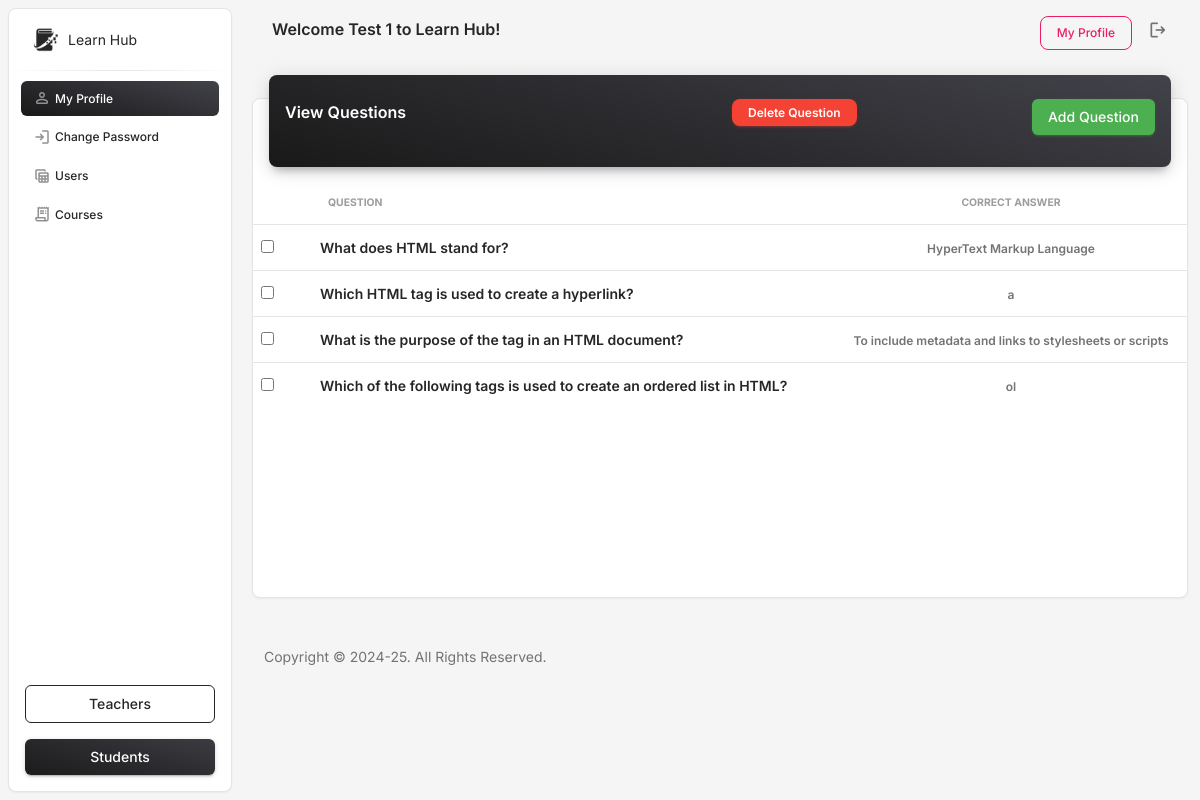
Page /view_question.php?vquiz=1 (signed in) on the committed database.
### tables this page shows
CREATE TABLE `questions` (
  `Question_ID` int(11) NOT NULL,
  `QuestionText` text DEFAULT NULL,
  `CorrectAnswer` text DEFAULT NULL,
  `Quiz_ID` int(11) DEFAULT NULL
);

### view_question.php (the view, shortened to what this page needs)
<?php
include("includes/config.php");
?>
<!DOCTYPE html>
<html lang="en">
<head>
<link href="assets/css/nucleo-icons.css" rel="stylesheet" />
<link href="assets/css/nucleo-svg.css" rel="stylesheet" />
<link id="pagestyle" href="assets/css/material-dashboard.css?v=3.2.0" rel="stylesheet" />
</head>
<body class="g-sidenav-show  bg-gray-100">
<?php
include('includes/sidebar.php');
?>
<main class="main-content position-relative max-height-vh-100 h-100 border-radius-lg ">
  <?php
include('includes/header.php');
?>
  <div class="container-fluid py-2">
    <div class="row">
      <div class="col-12">
        <div class="card my-4">
          <div class="card-header p-0 position-relative mt-n4 mx-3 z-index-2">
            <div class="bg-gradient-dark shadow-dark border-radius-lg pt-4 pb-3">
              <div class="row">
                <div class="col-6">
                  <h6 class="text-white text-capitalize ps-3">View Questions</h6>
                </div>
                <div class="col-6">
				<a href="javascript:;" class="btn btn-sm btn-danger font-weight-bold text-xs" data-toggle="tooltip" data-original-title="Delete user" onClick="deleteQuestion();"> Delete Question</a>
                  <a href="add_question.php?vquiz=<?php echo $_GET['vquiz'];?>" class="btn btn-success float-end me-3">Add Question</a>
                </div>
              </div>
            </div>
          </div>
          <div class="card-body px-0 pb-2">
            <div class="table-responsive p-0">
			<form method="post" class="my-form" action="view_question.php?vquiz=<?php echo $_GET['vquiz'];?>">
              <table class="table align-items-center mb-0">
                <thead>
                  <tr>
				  <th class="text-secondary opacity-7"></th>
                    <th class="text-uppercase text-secondary text-xxs font-weight-bolder opacity-7">Question</th>
                    <th class="text-center text-uppercase text-secondary text-xxs font-weight-bolder opacity-7">Correct Answer</th>
                  </tr>
                </thead>
                <tbody>
                  <?php
				$query = mysqli_query($d,"select * from questions where Quiz_ID='".$_GET['vquiz']."' ");
				while($row = mysqli_fetch_array($query))
				{
				?>
                  <tr>
				  <td class="align-middle"><input type="checkbox" name="check_list[]" value="<?php echo $row['Question_ID'];?>"></td>
                    <td><div class="d-flex px-2 py-1">
                        <div class="d-flex flex-column justify-content-center">
                          <h6 class="mb-0 text-sm"><?php echo $row['QuestionText'];?></h6>
                        </div>
                      </div></td>
                    <td class="align-middle text-center"><span class="text-secondary text-xs font-weight-bold"><?php echo $row['CorrectAnswer'];?></span> </td>
                  </tr>
                  <?php
				  }
				  ?>
                </tbody>
              </table>
			  </form>
            </div>
          </div>
        </div>
      </div>
    </div>
    <?php
include('includes/footer.php');
?>
  </div>
</main>
</body>
</html>

### includes/header.php (style rules this page uses)
.card { min-height: 500px; }

### rows in the picture
questions: QuestionText "What does HTML stand for?", CorrectAnswer "HyperText Markup Language"
questions: QuestionText "Which HTML tag is used to create a hyperlink?", CorrectAnswer "a"
questions: QuestionText "What is the purpose of the tag in an HTML document?", CorrectAnswer "To include metadata and links to stylesheets or scripts"
questions: QuestionText "Which of the following tags is used to create an ordered list in HTML?", CorrectAnswer "ol"

### other values in the picture
$_SESSION['sname'] "Test 1"
